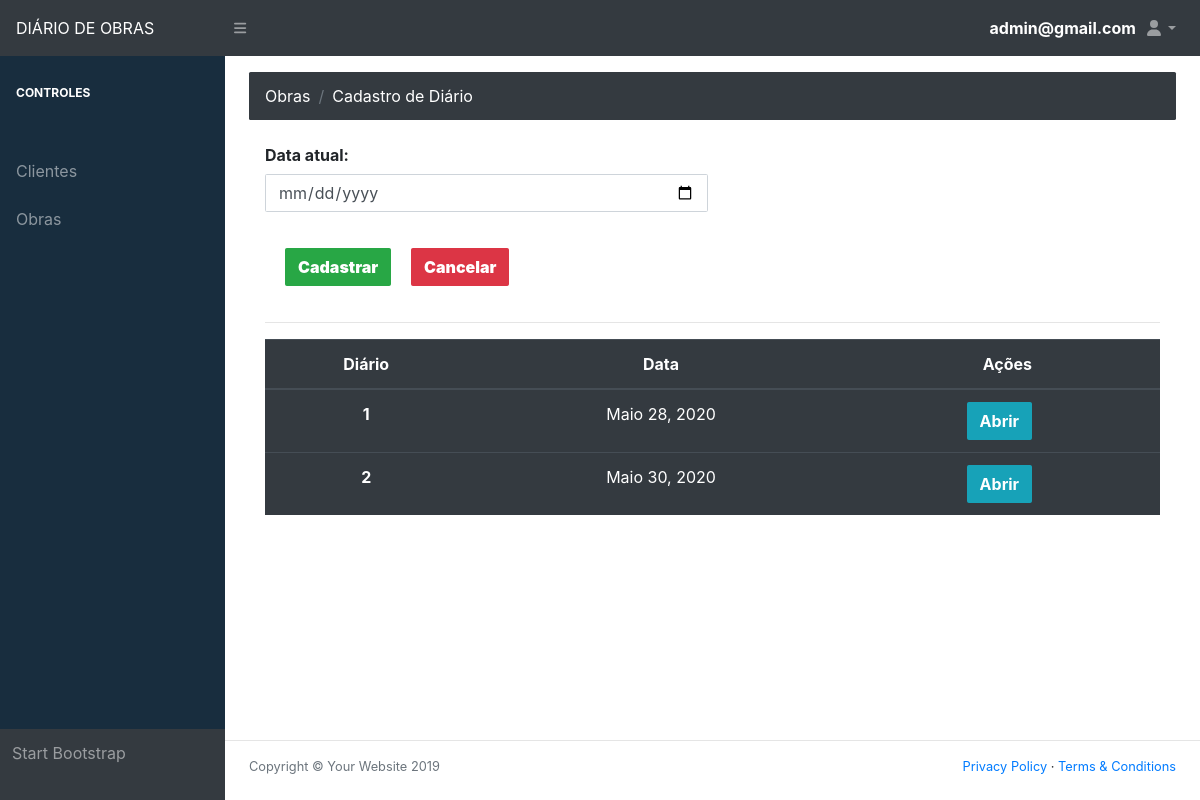
Screenshot of /register_diary/1 (signed in) with the database file from the repository.
### Diary/models.py (models this page shows)
class Access(AbstractBaseUser, PermissionsMixin):
    objects = User_manager()
    email = models.EmailField('Email', unique=True)
    user_type = models.CharField('Tipo', max_length=50)
    USERNAME_FIELD = 'email'
    REQUIRED_FIELDS = ['user_type']
    def __str__(self):
        return self.email

class Diary(models.Model):
    diary_date_day = models.DateField('Data do atual')
    diary_construction = models.ForeignKey(Construction, on_delete=models.CASCADE)

### Diary/views/diary/register_diary.py (the view, shortened to what this page needs)
# urls.py: path('register_diary/<id_construction>', Register_diary, name="register_diary"),
@login_required(login_url='login')
def Register_diary(request, id_construction):
    construction = Construction.objects.get(id=id_construction)
    diarys = Diary.objects.filter(diary_construction_id=construction.id)
    form_diary = DiaryForm()
    return render(request, 'Diary/diary/register_diary.html', locals())

### Diary/forms/diary/diary_form.py
class DiaryForm(forms.ModelForm):
    class Meta:
        model = Diary
        fields = '__all__'

### templates/Diary/diary/register_diary.html (shortened to what this page needs)
{% extends 'Diary/home/base.html' %}
{% load static %}
{% block conteudo %}
                <main>
                    <div class="container-fluid">
                        <ol class="breadcrumb mb-auto">
                            <a class="breadcrumb-item active" href="{% url 'home_page' %}">Obras</a><li class="breadcrumb-item active">Cadastro de Diário</li>
                        </ol>
                        <div class="modal-body">
                            <form method="post">{% csrf_token %}
                                      <div class="form-row">
                                            <div class="form-group col-md-6">
                                              <label class="col-form-label" for="diary_date_day">Data atual:</label>
                                              <input name="diary_date_day" type="date" class="form-control" id="diary_date_day" required="required">
                                            </div>
                                      </div>
                                <div class="card-body">
                                     <button class="btn btn-success mr-3" type="submit"> Cadastrar</button>
                                     <a class="btn btn-danger mr-3" href="{% url 'home_page' %}">Cancelar</a>
                                </div><hr>
                                <table class="table table-hover table-dark">
                                  <thead>
                                    <tr>
                                      <th scope="col">Diário</th>
                                      <th scope="col">Data</th>
                                      <th scope="col">Ações</th>
                                    </tr>
                                  </thead>
                                  <tbody>
                                    {% for i in diarys %}
                                        <tr>
                                          <th scope="row">{{ i.id }}</th>
                                          <td>{{ i.diary_date_day }}</td>
                                          <td><a class="btn btn-info mr-3" href="{% url 'show_diary_information' i.id %}">Abrir</a></td>
                                        </tr>
                                    {% endfor %}
                                  </tbody>
                            </table>
                            </form>
                        </div>
                    </div>
                </main>
{% endblock %}

### templates/Diary/home/base.html (shortened to what this page needs)
<!DOCTYPE html>
{% load static %}
<html lang="pt-br">
    <head>
        <link href="{% static 'diary/css/styles.css' %}" rel="stylesheet" />
        <link href="{% static 'diary/css/dataTables.bootstrap4.min.css' %}" rel="stylesheet" />
    </head>
    <body class="sb-nav-fixed">
        <nav class="sb-topnav navbar navbar-expand navbar-dark bg-dark">
            <a class="navbar-brand" href="{% url 'home_page' %}">DIÁRIO DE OBRAS</a> <button class="btn btn-link btn-sm order-1 order-lg-0" id="sidebarToggle" href="#"><i class="fas fa-bars"></i></button>
            <strong style="color: white">{{ request.user }}</strong>
            <ul class="navbar-nav ml-auto ml-md-0">
                <li class="nav-item dropdown">
                    <a class="nav-link dropdown-toggle" id="userDropdown" href="#" role="button" data-toggle="dropdown" aria-haspopup="true" aria-expanded="false"><i class="fas fa-user fa-fw"></i></a>
                </li>
            </ul>
        </nav>
        <div id="layoutSidenav">
            <div id="layoutSidenav_nav">
                <nav class="sb-sidenav accordion sb-sidenav-dark" id="sidenavAccordion">
                    <div class="sb-sidenav-menu">
                        <div class="nav">
                              <div class="sb-sidenav-menu-heading">CONTROLES</div><hr>
                              <li class="nav-item">
                                <a class="nav-link" href="{% url 'show_customer' %}">
                                  <span>Clientes</span></a>
                              </li>
                              <li class="nav-item">
                                <a class="nav-link" href="{% url 'show_constructions' %}">
                                  <span>Obras</span></a>
                              </li>
                        </div>
                    </div>
                    <div class="sb-sidenav-footer">
                        Start Bootstrap
                    </div>
                </nav>
            </div>
            <div id="layoutSidenav_content">
                {% block conteudo %}{% endblock %}
                <footer class="bg-transparent mt-auto"><hr>
                    <div class="container-fluid">
                        <div class="d-flex align-items-center justify-content-between small">
                            <div class="text-muted">Copyright &copy; Your Website 2019</div>
                            <div>
                                <a href="#">Privacy Policy</a>
                                &middot;
                                <a href="#">Terms &amp; Conditions</a>
                            </div>
                        </div>
                    </div>
                </footer>
            </div>
        </div>
    </body>
</html>

### rows the page displays
Access: user "admin@gmail.com"
Diary: id "1", diary_date_day "Maio 28, 2020"
Diary: id "2", diary_date_day "Maio 30, 2020"
